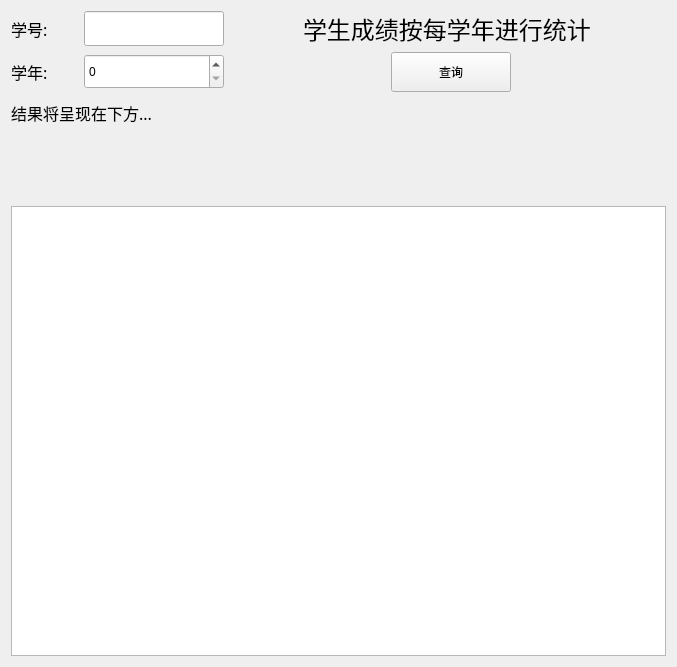
<?xml version="1.0" encoding="UTF-8"?>
<ui version="4.0">
 <class>studentYear</class>
 <widget class="QWidget" name="studentYear">
  <property name="geometry">
   <rect>
    <x>0</x>
    <y>0</y>
    <width>677</width>
    <height>667</height>
   </rect>
  </property>
  <property name="windowTitle">
   <string>Form</string>
  </property>
  <layout class="QGridLayout" name="gridLayout">
   <item row="0" column="0">
    <widget class="QLabel" name="Sno_label">
     <property name="minimumSize">
      <size>
       <width>60</width>
       <height>0</height>
      </size>
     </property>
     <property name="maximumSize">
      <size>
       <width>80</width>
       <height>16777215</height>
      </size>
     </property>
     <property name="font">
      <font>
       <family>宋体</family>
       <pointsize>12</pointsize>
      </font>
     </property>
     <property name="text">
      <string>学号:</string>
     </property>
    </widget>
   </item>
   <item row="0" column="1">
    <widget class="LineEdit" name="Sno_lineEdit">
     <property name="minimumSize">
      <size>
       <width>140</width>
       <height>35</height>
      </size>
     </property>
     <property name="maximumSize">
      <size>
       <width>140</width>
       <height>35</height>
      </size>
     </property>
    </widget>
   </item>
   <item row="0" column="2">
    <widget class="QLabel" name="filled_label_3">
     <property name="minimumSize">
      <size>
       <width>50</width>
       <height>35</height>
      </size>
     </property>
     <property name="maximumSize">
      <size>
       <width>80</width>
       <height>50</height>
      </size>
     </property>
     <property name="font">
      <font>
       <family>宋体</family>
       <pointsize>18</pointsize>
      </font>
     </property>
     <property name="text">
      <string/>
     </property>
    </widget>
   </item>
   <item row="0" column="3">
    <widget class="QLabel" name="hint_label">
     <property name="minimumSize">
      <size>
       <width>290</width>
       <height>30</height>
      </size>
     </property>
     <property name="maximumSize">
      <size>
       <width>310</width>
       <height>35</height>
      </size>
     </property>
     <property name="font">
      <font>
       <family>宋体</family>
       <pointsize>18</pointsize>
      </font>
     </property>
     <property name="text">
      <string>学生成绩按每学年进行统计</string>
     </property>
    </widget>
   </item>
   <item row="0" column="4">
    <widget class="QLabel" name="filled_label_4">
     <property name="font">
      <font>
       <family>宋体</family>
       <pointsize>18</pointsize>
      </font>
     </property>
     <property name="text">
      <string/>
     </property>
    </widget>
   </item>
   <item row="1" column="0">
    <widget class="QLabel" name="schoolYear_label">
     <property name="maximumSize">
      <size>
       <width>80</width>
       <height>16777215</height>
      </size>
     </property>
     <property name="font">
      <font>
       <family>宋体</family>
       <pointsize>12</pointsize>
      </font>
     </property>
     <property name="text">
      <string>学年:</string>
     </property>
    </widget>
   </item>
   <item row="1" column="1">
    <widget class="SpinBox" name="schoolYear_spinBox">
     <property name="minimumSize">
      <size>
       <width>140</width>
       <height>35</height>
      </size>
     </property>
     <property name="maximumSize">
      <size>
       <width>140</width>
       <height>35</height>
      </size>
     </property>
    </widget>
   </item>
   <item row="1" column="2" colspan="2">
    <layout class="QHBoxLayout" name="button_Hlayout">
     <item>
      <widget class="QLabel" name="filled_label_1">
       <property name="minimumSize">
        <size>
         <width>155</width>
         <height>40</height>
        </size>
       </property>
       <property name="font">
        <font>
         <family>宋体</family>
         <pointsize>18</pointsize>
        </font>
       </property>
       <property name="text">
        <string/>
       </property>
      </widget>
     </item>
     <item>
      <widget class="PrimaryPushButton" name="select_pushButton">
       <property name="minimumSize">
        <size>
         <width>120</width>
         <height>40</height>
        </size>
       </property>
       <property name="maximumSize">
        <size>
         <width>200</width>
         <height>40</height>
        </size>
       </property>
       <property name="mouseTracking">
        <bool>true</bool>
       </property>
       <property name="text">
        <string>查询</string>
       </property>
      </widget>
     </item>
     <item>
      <widget class="QLabel" name="filled_label_2">
       <property name="font">
        <font>
         <family>宋体</family>
         <pointsize>18</pointsize>
        </font>
       </property>
       <property name="text">
        <string/>
       </property>
      </widget>
     </item>
    </layout>
   </item>
   <item row="2" column="0" colspan="5">
    <layout class="QVBoxLayout" name="dataTable_Vlayout">
     <item>
      <widget class="QLabel" name="resultHint_label">
       <property name="minimumSize">
        <size>
         <width>500</width>
         <height>30</height>
        </size>
       </property>
       <property name="maximumSize">
        <size>
         <width>600</width>
         <height>60</height>
        </size>
       </property>
       <property name="font">
        <font>
         <family>宋体</family>
         <pointsize>12</pointsize>
        </font>
       </property>
       <property name="text">
        <string>结果将呈现在下方...</string>
       </property>
      </widget>
     </item>
     <item>
      <widget class="QLabel" name="total_credits_label">
       <property name="minimumSize">
        <size>
         <width>500</width>
         <height>30</height>
        </size>
       </property>
       <property name="maximumSize">
        <size>
         <width>600</width>
         <height>60</height>
        </size>
       </property>
       <property name="font">
        <font>
         <family>宋体</family>
         <pointsize>15</pointsize>
        </font>
       </property>
       <property name="text">
        <string/>
       </property>
       <property name="scaledContents">
        <bool>false</bool>
       </property>
       <property name="alignment">
        <set>Qt::AlignCenter</set>
       </property>
      </widget>
     </item>
     <item>
      <widget class="QLabel" name="avg_grade_label">
       <property name="minimumSize">
        <size>
         <width>500</width>
         <height>30</height>
        </size>
       </property>
       <property name="maximumSize">
        <size>
         <width>600</width>
         <height>60</height>
        </size>
       </property>
       <property name="font">
        <font>
         <family>宋体</family>
         <pointsize>15</pointsize>
         <weight>50</weight>
         <italic>false</italic>
         <bold>false</bold>
        </font>
       </property>
       <property name="styleSheet">
        <string notr="true">font:rgb(255, 0, 0)</string>
       </property>
       <property name="text">
        <string/>
       </property>
       <property name="alignment">
        <set>Qt::AlignCenter</set>
       </property>
      </widget>
     </item>
     <item>
      <widget class="TableWidget" name="data_tableWidget">
       <property name="minimumSize">
        <size>
         <width>500</width>
         <height>450</height>
        </size>
       </property>
       <property name="maximumSize">
        <size>
         <width>6000</width>
         <height>1500</height>
        </size>
       </property>
      </widget>
     </item>
    </layout>
   </item>
  </layout>
 </widget>
 <customwidgets>
  <customwidget>
   <class>PushButton</class>
   <extends>QPushButton</extends>
   <header>qfluentwidgets</header>
  </customwidget>
  <customwidget>
   <class>PrimaryPushButton</class>
   <extends>PushButton</extends>
   <header>qfluentwidgets</header>
  </customwidget>
  <customwidget>
   <class>LineEdit</class>
   <extends>QLineEdit</extends>
   <header>qfluentwidgets</header>
  </customwidget>
  <customwidget>
   <class>SpinBox</class>
   <extends>QSpinBox</extends>
   <header>qfluentwidgets</header>
  </customwidget>
  <customwidget>
   <class>TableWidget</class>
   <extends>QTableWidget</extends>
   <header>qfluentwidgets</header>
  </customwidget>
 </customwidgets>
 <resources/>
 <connections/>
</ui>
